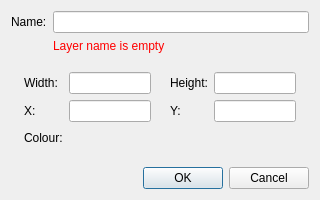
<?xml version="1.0" encoding="UTF-8"?>
<ui version="4.0">
 <class>AddLayerWindow</class>
 <widget class="QDialog" name="AddLayerWindow">
  <property name="geometry">
   <rect>
    <x>0</x>
    <y>0</y>
    <width>320</width>
    <height>200</height>
   </rect>
  </property>
  <property name="windowTitle">
   <string>Dialog</string>
  </property>
  <layout class="QVBoxLayout" name="verticalLayout">
   <item>
    <layout class="QGridLayout" name="gridLayout_2">
     <item row="1" column="0">
      <widget class="QLabel" name="label">
       <property name="text">
        <string>Name:</string>
       </property>
      </widget>
     </item>
     <item row="2" column="1">
      <widget class="QLabel" name="_errorLabel">
       <property name="minimumSize">
        <size>
         <width>0</width>
         <height>0</height>
        </size>
       </property>
       <property name="sizeIncrement">
        <size>
         <width>0</width>
         <height>0</height>
        </size>
       </property>
       <property name="baseSize">
        <size>
         <width>0</width>
         <height>0</height>
        </size>
       </property>
       <property name="styleSheet">
        <string notr="true">color: red;</string>
       </property>
       <property name="text">
        <string>Layer name is empty</string>
       </property>
      </widget>
     </item>
     <item row="1" column="1">
      <widget class="QLineEdit" name="_layerNameLineEdit"/>
     </item>
    </layout>
   </item>
   <item>
    <spacer name="verticalSpacer_3">
     <property name="orientation">
      <enum>Qt::Vertical</enum>
     </property>
     <property name="sizeType">
      <enum>QSizePolicy::Expanding</enum>
     </property>
     <property name="sizeHint" stdset="0">
      <size>
       <width>20</width>
       <height>40</height>
      </size>
     </property>
    </spacer>
   </item>
   <item>
    <layout class="QGridLayout" name="gridLayout">
     <item row="2" column="5">
      <widget class="PandaSpriteEditor::IntegerLineEdit" name="_yIntegerLineEdit"/>
     </item>
     <item row="1" column="4">
      <widget class="QLabel" name="label_4">
       <property name="text">
        <string>Height:</string>
       </property>
      </widget>
     </item>
     <item row="1" column="1">
      <widget class="QLabel" name="label_3">
       <property name="text">
        <string>Width:</string>
       </property>
      </widget>
     </item>
     <item row="2" column="2">
      <widget class="PandaSpriteEditor::IntegerLineEdit" name="_xIntegerLineEdit"/>
     </item>
     <item row="3" column="1">
      <widget class="QLabel" name="label_7">
       <property name="text">
        <string>Colour:</string>
       </property>
      </widget>
     </item>
     <item row="2" column="3">
      <spacer name="horizontalSpacer_3">
       <property name="orientation">
        <enum>Qt::Horizontal</enum>
       </property>
       <property name="sizeHint" stdset="0">
        <size>
         <width>40</width>
         <height>20</height>
        </size>
       </property>
      </spacer>
     </item>
     <item row="1" column="2">
      <widget class="PandaSpriteEditor::IntegerLineEdit" name="_widthIntegerLineEdit"/>
     </item>
     <item row="2" column="4">
      <widget class="QLabel" name="label_6">
       <property name="text">
        <string>Y:</string>
       </property>
      </widget>
     </item>
     <item row="2" column="6">
      <spacer name="horizontalSpacer">
       <property name="orientation">
        <enum>Qt::Horizontal</enum>
       </property>
       <property name="sizeHint" stdset="0">
        <size>
         <width>40</width>
         <height>20</height>
        </size>
       </property>
      </spacer>
     </item>
     <item row="1" column="5">
      <widget class="PandaSpriteEditor::IntegerLineEdit" name="_heightIntegerLineEdit"/>
     </item>
     <item row="2" column="1">
      <widget class="QLabel" name="label_5">
       <property name="text">
        <string>X:</string>
       </property>
      </widget>
     </item>
     <item row="3" column="2">
      <widget class="PandaSpriteEditor::ColourPickerWidget" name="_colourPickerWidget" native="true">
       <property name="minimumSize">
        <size>
         <width>0</width>
         <height>20</height>
        </size>
       </property>
      </widget>
     </item>
     <item row="1" column="0">
      <spacer name="horizontalSpacer_2">
       <property name="orientation">
        <enum>Qt::Horizontal</enum>
       </property>
       <property name="sizeHint" stdset="0">
        <size>
         <width>40</width>
         <height>20</height>
        </size>
       </property>
      </spacer>
     </item>
    </layout>
   </item>
   <item>
    <spacer name="verticalSpacer_2">
     <property name="orientation">
      <enum>Qt::Vertical</enum>
     </property>
     <property name="sizeHint" stdset="0">
      <size>
       <width>20</width>
       <height>40</height>
      </size>
     </property>
    </spacer>
   </item>
   <item>
    <layout class="QHBoxLayout" name="horizontalLayout">
     <item>
      <spacer name="horizontalSpacer_4">
       <property name="orientation">
        <enum>Qt::Horizontal</enum>
       </property>
       <property name="sizeHint" stdset="0">
        <size>
         <width>40</width>
         <height>20</height>
        </size>
       </property>
      </spacer>
     </item>
     <item>
      <widget class="QPushButton" name="_okButton">
       <property name="text">
        <string>OK</string>
       </property>
      </widget>
     </item>
     <item>
      <widget class="QPushButton" name="_cancelButton">
       <property name="text">
        <string>Cancel</string>
       </property>
      </widget>
     </item>
    </layout>
   </item>
  </layout>
 </widget>
 <customwidgets>
  <customwidget>
   <class>PandaSpriteEditor::IntegerLineEdit</class>
   <extends>QLineEdit</extends>
   <header>IntegerLineEdit.h</header>
  </customwidget>
  <customwidget>
   <class>PandaSpriteEditor::ColourPickerWidget</class>
   <extends>QWidget</extends>
   <header>ColourPicker.h</header>
   <container>1</container>
  </customwidget>
 </customwidgets>
 <resources/>
 <connections>
  <connection>
   <sender>_cancelButton</sender>
   <signal>clicked()</signal>
   <receiver>AddLayerWindow</receiver>
   <slot>reject()</slot>
   <hints>
    <hint type="sourcelabel">
     <x>272</x>
     <y>177</y>
    </hint>
    <hint type="destinationlabel">
     <x>159</x>
     <y>99</y>
    </hint>
   </hints>
  </connection>
 </connections>
</ui>
